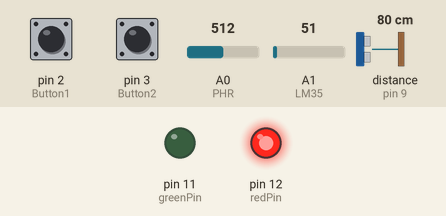
Recording of a sketch running on a simulated Arduino Uno, built with avr-gcc and run on an emulated ATmega328P. On the bench: output pins drawn as LEDs (lit = HIGH). Wiring (inferred from the names in the program): ultrasonic range finder: trigger pin 10; echo pin 9. Inputs (shaded band) come from the test bench; at power-on: pin 2 (Button1) HIGH, pin 3 (Button2) HIGH, A0 (PHR) = 512, A1 (LM35) = 51, distance to the obstacle (sensor on pin 9) 80 cm. The echo pulse lasts 58.3 µs per cm; pins used as bus, display or sensor lines are not drawn; what the sketch prints to the serial monitor is not drawn.

Above: at 0.1 s.
Timing chart, 0 to 1.6 s (numbered marks = the images above):
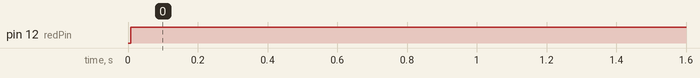

The sketch:

final.ino
```cpp
#include <TimerOne.h>

// define all the pins
#define Button1 2
#define Button2 3

#define greenPin 11
#define redPin 12

#define trigPin 10
#define echoPin 9

#define LM35 A1
#define PHR A0

// Define variables
long duration; // for the duration of sound wave travel
int distance; // for the distance measurement
int temp; // for the temperature measurment
int lumination; // for the illumination measurment
float avgDist; // for average distance
float avgTemp; // for average temperature
float avgLumi; // for average illumination

void setup() {
  //Set all the pins to what they are, input or output
  pinMode(trigPin, OUTPUT);
  pinMode(echoPin, INPUT);
  pinMode(LM35, INPUT);
  pinMode(PHR, INPUT);
  pinMode(redPin, OUTPUT);
  pinMode(greenPin, OUTPUT);
  pinMode(Button1, INPUT_PULLUP);
  pinMode(Button2, INPUT_PULLUP);
  Serial.begin(9600); // Serial Communication is starting with 9600 of baudrate speed
}

void Distance(){
  // Clears the condition for trigPin
  digitalWrite(trigPin, LOW);
  delayMicroseconds(2);
  // Sets the trigPin to active for 10 microseconds
  digitalWrite(trigPin, HIGH);
  delayMicroseconds(10);
  digitalWrite(trigPin, LOW);
  // Reads the echoPin, returns the sound wave travel time in microseconds
  duration = pulseIn(echoPin, HIGH);

  //distance = duration * 0.034 / 2; // Speed of sound wave divided by 2 (go and back)
  // Calculating the average distance of 10 calculations
  for(int i=0; i<10; i++){
    distance = duration * 0.034 / 2;
    avgDist += distance;
  }

  // Displays the average distance on the Serial Monitor
  Serial.print("Distance: ");
  Serial.print(avgDist/10);
  Serial.println(" cm");

  // Set the average distance to 0 again
  avgDist = 0;
}

void Temperature(){
  // Calculating the average temperature of 10 calculations
  for(int i=0; i<10; i++){
    temp = analogRead(LM35)*500.0/1023;
    avgTemp += temp;
  }
  // Displays the average temeprature on the Serial Monitor
  Serial.print("Temperature: ");
  Serial.print(avgTemp/10);
  Serial.println("C");

  // Check if average temperature is above 30, the red is turned on and if below, the green is turned on
  if(avgTemp > 30){
    digitalWrite(redPin, HIGH);
    digitalWrite(greenPin, LOW);
  } else if (avgTemp < 30){
    digitalWrite(redPin, LOW);
    digitalWrite(greenPin, HIGH);
  }

  // Set the average temperature to 0 again
  avgTemp = 0;
}

void Lumination(){
  // Calculating the average illumination of 10 calculations
  for(int i=0; i<10; i++){
    lumination = analogRead(PHR);
    avgLumi += lumination;
  }
  //int illumination = analogRead(PHR);
  // Displays the average illumination on the Serial Monitor
  Serial.print("Illumination: ");
  Serial.print(avgLumi/10);
  Serial.println(" lux");

  // Set the average illumination to 0 again
  avgLumi = 0;
}

void loop() {
  // Read the buttons
  byte buttonState1 = digitalRead(Button1);
  byte buttonState2 = digitalRead(Button2);

  // Print everything on the Serial Monitor in order
  Serial.println("********************");
  Distance();
  Temperature();
  Lumination();
  Serial.println("********************");

  // Delay the printing 5 seconds
  delay(5000);

}
```

Measured:
- by itself, pin 12 (redPin): LOW → HIGH at 0.01 s
